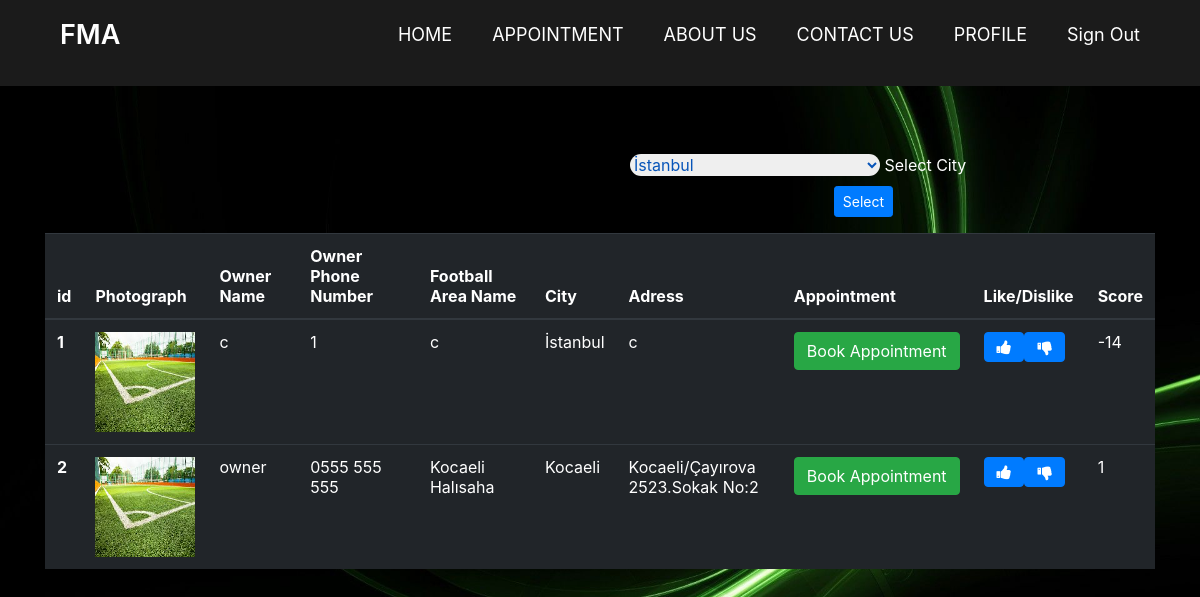
The app's page /appointment (signed in) with its own data.
### web.py (models this page shows)
class FootballArea(db.Model):
    id = db.Column(db.Integer,primary_key = True)
    OwnerName = db.Column(db.String(80))
    OwnerNumber = db.Column(db.String(80))
    AreaName = db.Column(db.String(80))
    LikeCoun = db.Column(db.Integer)
    City = db.Column(db.String(80))
    adress = db.Column(db.Text)
    users_id = db.Column(db.Integer, db.ForeignKey('users.id'))
    clocks = db.relationship('Clocks',backref = 'owner_area')

### web.py (the view)
@app.route("/appointment")
def appointment():
    global currentUser
    if currentUser == 0:                    #userId == 0 means there are no valid user
        return render_template("signin.html", currentUser = currentUser)
    areas = FootballArea.query.all()
    return render_template("appointment.html",areas=areas,selection_city = "")

### templates/appointment.html (shortened to what this page needs)
{% block title %}
<link rel="stylesheet" type="text/css" href="{{ url_for('static', filename='style_appointment.css')}}">
<link rel="stylesheet" href="https://maxcdn.bootstrapcdn.com/bootstrap/4.0.0/css/bootstrap.min.css">
<link rel="stylesheet" href="https://cdnjs.cloudflare.com/ajax/libs/font-awesome/4.7.0/css/font-awesome.min.css">
{% endblock %}
{% block content %}
<nav>
  <div class="logo">
FMA</div>
  <ul>
<li><a href="/homepage">HOME</a></li>
<li>
      <a href="/appointment">APPOINTMENT</a>
</li>
<li><a href="/aboutus">ABOUT US</a></li>
<li><a href="/contactus">CONTACT US</a></li>
<li><a href="/myprofil">PROFILE</a></li>
    {% if  id != 0 %}
      <li><a href="/signout">Sign Out</a></li>
    {% endif %}
</ul>
</nav>
<div class="select" >
  <form  action="/appointment" method="POST">
    <select class="selection" name="selection">
    {% for area in areas  %}
    <option >{{area.City}}</option>
    {% endfor %}
    </select>
    <label style= "color: white; ">Select City</label>
    <input style=" margin-left:-137px; margin-top: 70px;" class="btn btn-primary btn-sm" type="submit" value="Select">
  </form>
</div>
    <div class="container">
        <table class="table table-hover table-dark">
          <thead>
            <tr>
              <th scope="col">id</th>
              <th scope="col">Photograph</th>
              <th scope="col">Owner Name</th>
              <th scope="col">Owner Phone Number</th>
              <th scope="col">Football Area Name</th>
              <th scope="col">City</th>
              <th scope="col">Adress</th>
              <th scope="col">Appointment</th>
              <th scope="col">Like/Dislike</th>
              <th scope="col">Score</th>
            </tr>
          </thead>
          {% if selection_city == "" %}
          <tbody>
            {% for area in areas  %}
                <tr>
                <th scope="row">{{area.id}}</th>
                <td><img src="/static/images/halısaha2.jpg" alt="" height="100" width="100" /> </td>
                <td>{{area.OwnerName}}</td>
                <td>{{area.OwnerNumber}}</td>
                <td>{{area.AreaName}}</td>
                <td>{{area.City}}</td>
                <td>{{area.adress}}</td>
                <td><a href="/bookAppointment/{{area.id}}" class="btn btn-success">Book Appointment  </a>
                <td><a href="/incrementlike/{{area.id}}"  class="btn btn-primary"> <i onclick="myFunction(this)" class="fa fa-thumbs-up"></i></a><a href="/decrementlike/{{area.id}}"  class="btn btn-primary"> <i onclick="myFunction(this)" class="fa fa-thumbs-down"></i></a></td>
                <td><p><a id="clicks">{{area.LikeCoun}}</a></p></td>
                </tr>
                {% endfor %}
          </tbody>
            {% endif %}
        </table>
{% endblock %}

### static/style_appointment.css (style rules this page uses)
td { color: white; }
th { color: white; }
.select { margin-left: 630px; margin-top: 30px ; padding: 0; }
.selection { width: 250px; color: #0855b9; border: none; cursor: pointer; transition: 3s; border: none; border-radius: 100px; transition: top .3s; background-size:cover; }
nav { background: #1b1b1b; width:auto; }
nav:after { content: ''; clear: both; display: table; }
nav .logo { float: left; color: white; font-size: 27px; font-weight: 600; line-height: 70px; padding-left: 60px; }
nav ul { float: right; margin-right: 40px; list-style: none; position: relative; }
nav ul li { float: left; display: inline-block; background: #1b1b1b; margin: 0 5px; }
nav ul li a { color: white; line-height: 70px; text-decoration: none; font-size: 18px; padding: 8px 15px; }

### records on screen
FootballArea: id "1", OwnerName "c", OwnerNumber "1", AreaName "c", City "İstanbul", adress "c", LikeCoun "-14"
FootballArea: id "2", OwnerName "owner", OwnerNumber "0555 555 555", AreaName "Kocaeli Halısaha", City "Kocaeli", adress "Kocaeli/Çayırova 2523.Sokak No:2", LikeCoun "1"

### other values on screen
form field selection "İstanbul"
